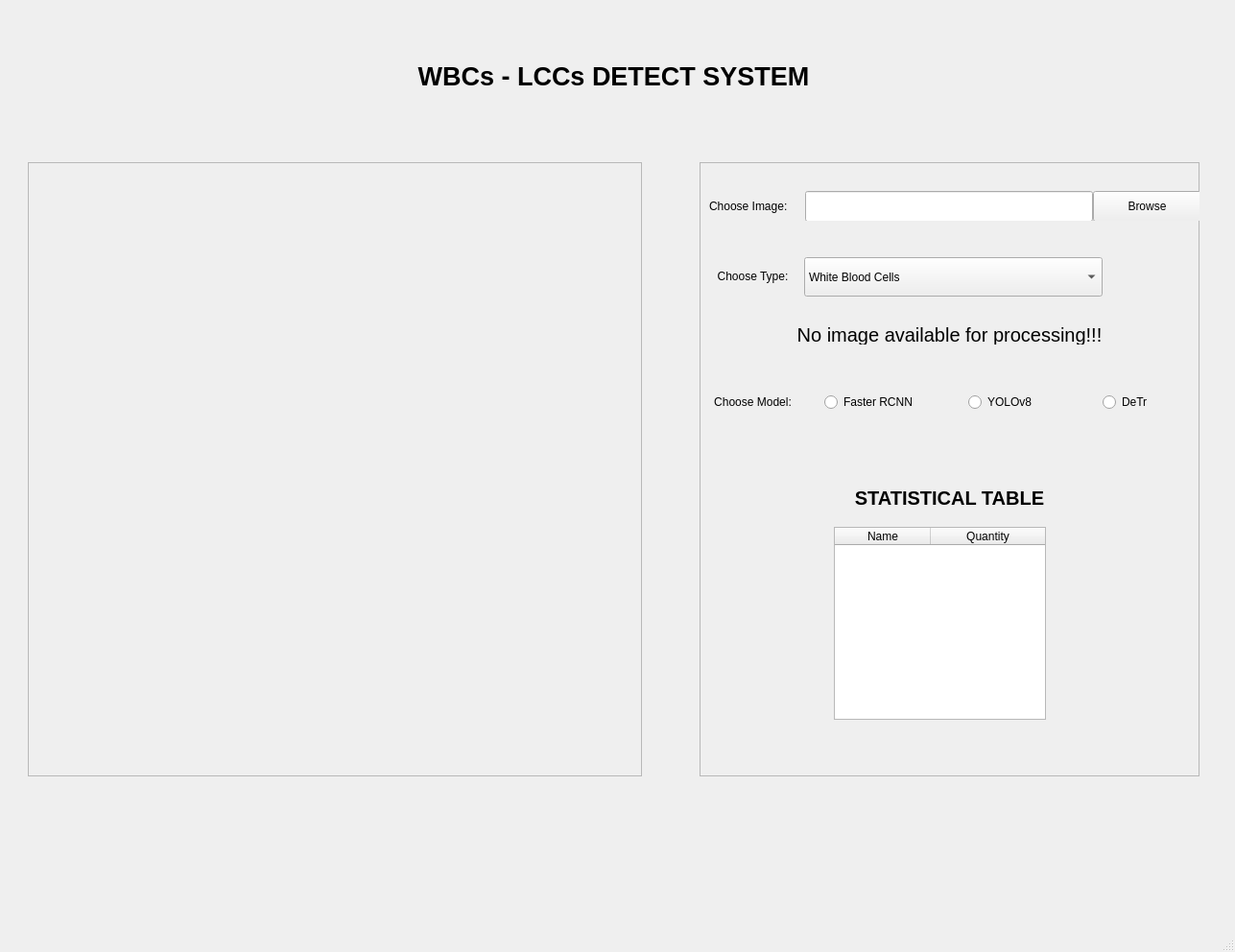
<?xml version="1.0" encoding="UTF-8"?>
<ui version="4.0">
 <class>MainWindow</class>
 <widget class="QMainWindow" name="MainWindow">
  <property name="geometry">
   <rect>
    <x>0</x>
    <y>0</y>
    <width>1287</width>
    <height>992</height>
   </rect>
  </property>
  <property name="windowTitle">
   <string>MainWindow</string>
  </property>
  <widget class="QWidget" name="centralwidget">
   <layout class="QGridLayout" name="gridLayout">
    <item row="0" column="1">
     <widget class="QWidget" name="widget" native="true">
      <property name="enabled">
       <bool>true</bool>
      </property>
      <widget class="QLabel" name="label">
       <property name="geometry">
        <rect>
         <x>-10</x>
         <y>60</y>
         <width>1281</width>
         <height>20</height>
        </rect>
       </property>
       <property name="font">
        <font>
         <pointsize>20</pointsize>
         <weight>75</weight>
         <bold>true</bold>
        </font>
       </property>
       <property name="text">
        <string>WBCs - LCCs DETECT SYSTEM</string>
       </property>
       <property name="alignment">
        <set>Qt::AlignCenter</set>
       </property>
      </widget>
      <widget class="QFrame" name="img_detect">
       <property name="geometry">
        <rect>
         <x>20</x>
         <y>160</y>
         <width>640</width>
         <height>640</height>
        </rect>
       </property>
       <property name="frameShape">
        <enum>QFrame::StyledPanel</enum>
       </property>
       <property name="frameShadow">
        <enum>QFrame::Raised</enum>
       </property>
       <widget class="QLabel" name="img_upload">
        <property name="geometry">
         <rect>
          <x>0</x>
          <y>0</y>
          <width>640</width>
          <height>640</height>
         </rect>
        </property>
        <property name="text">
         <string/>
        </property>
        <property name="alignment">
         <set>Qt::AlignCenter</set>
        </property>
       </widget>
      </widget>
      <widget class="QFrame" name="frame_2">
       <property name="geometry">
        <rect>
         <x>720</x>
         <y>160</y>
         <width>521</width>
         <height>640</height>
        </rect>
       </property>
       <property name="frameShape">
        <enum>QFrame::StyledPanel</enum>
       </property>
       <property name="frameShadow">
        <enum>QFrame::Raised</enum>
       </property>
       <property name="lineWidth">
        <number>1</number>
       </property>
       <widget class="QWidget" name="browse_img_frame" native="true">
        <property name="enabled">
         <bool>true</bool>
        </property>
        <property name="geometry">
         <rect>
          <x>0</x>
          <y>20</y>
          <width>521</width>
          <height>41</height>
         </rect>
        </property>
        <widget class="QLabel" name="label_2">
         <property name="geometry">
          <rect>
           <x>10</x>
           <y>10</y>
           <width>91</width>
           <height>32</height>
          </rect>
         </property>
         <property name="text">
          <string>Choose Image:</string>
         </property>
        </widget>
        <widget class="QPushButton" name="browseBtn">
         <property name="geometry">
          <rect>
           <x>410</x>
           <y>10</y>
           <width>113</width>
           <height>32</height>
          </rect>
         </property>
         <property name="text">
          <string>Browse</string>
         </property>
        </widget>
        <widget class="QLineEdit" name="pathLabel">
         <property name="geometry">
          <rect>
           <x>110</x>
           <y>10</y>
           <width>300</width>
           <height>32</height>
          </rect>
         </property>
        </widget>
       </widget>
       <widget class="QWidget" name="frameChooseModel" native="true">
        <property name="enabled">
         <bool>true</bool>
        </property>
        <property name="geometry">
         <rect>
          <x>10</x>
          <y>230</y>
          <width>501</width>
          <height>41</height>
         </rect>
        </property>
        <widget class="QLabel" name="label_3">
         <property name="geometry">
          <rect>
           <x>0</x>
           <y>10</y>
           <width>91</width>
           <height>20</height>
          </rect>
         </property>
         <property name="text">
          <string>Choose Model:</string>
         </property>
         <property name="alignment">
          <set>Qt::AlignCenter</set>
         </property>
        </widget>
        <widget class="QRadioButton" name="radioBtnFaster">
         <property name="geometry">
          <rect>
           <x>120</x>
           <y>10</y>
           <width>100</width>
           <height>20</height>
          </rect>
         </property>
         <property name="text">
          <string>Faster RCNN</string>
         </property>
        </widget>
        <widget class="QRadioButton" name="radioBtnYolov8">
         <property name="geometry">
          <rect>
           <x>270</x>
           <y>10</y>
           <width>100</width>
           <height>20</height>
          </rect>
         </property>
         <property name="text">
          <string>YOLOv8</string>
         </property>
        </widget>
        <widget class="QRadioButton" name="radioBtnDeTr">
         <property name="geometry">
          <rect>
           <x>410</x>
           <y>10</y>
           <width>100</width>
           <height>20</height>
          </rect>
         </property>
         <property name="text">
          <string>DeTr</string>
         </property>
        </widget>
       </widget>
       <widget class="QLabel" name="statisticalLabel">
        <property name="geometry">
         <rect>
          <x>0</x>
          <y>340</y>
          <width>521</width>
          <height>20</height>
         </rect>
        </property>
        <property name="font">
         <font>
          <pointsize>15</pointsize>
          <weight>75</weight>
          <bold>true</bold>
         </font>
        </property>
        <property name="text">
         <string>STATISTICAL TABLE</string>
        </property>
        <property name="alignment">
         <set>Qt::AlignCenter</set>
        </property>
       </widget>
       <widget class="QLabel" name="img_process_label">
        <property name="geometry">
         <rect>
          <x>0</x>
          <y>170</y>
          <width>521</width>
          <height>20</height>
         </rect>
        </property>
        <property name="font">
         <font>
          <pointsize>15</pointsize>
          <weight>50</weight>
          <bold>false</bold>
         </font>
        </property>
        <property name="text">
         <string>No image available for processing!!!</string>
        </property>
        <property name="alignment">
         <set>Qt::AlignCenter</set>
        </property>
       </widget>
       <widget class="QFrame" name="frame">
        <property name="geometry">
         <rect>
          <x>140</x>
          <y>380</y>
          <width>221</width>
          <height>201</height>
         </rect>
        </property>
        <property name="frameShape">
         <enum>QFrame::StyledPanel</enum>
        </property>
        <property name="frameShadow">
         <enum>QFrame::Raised</enum>
        </property>
        <widget class="QTableWidget" name="statisticalTable">
         <property name="geometry">
          <rect>
           <x>0</x>
           <y>0</y>
           <width>221</width>
           <height>201</height>
          </rect>
         </property>
         <attribute name="horizontalHeaderStretchLastSection">
          <bool>true</bool>
         </attribute>
         <attribute name="verticalHeaderStretchLastSection">
          <bool>true</bool>
         </attribute>
         <column>
          <property name="text">
           <string>Name</string>
          </property>
         </column>
         <column>
          <property name="text">
           <string>Quantity</string>
          </property>
         </column>
        </widget>
       </widget>
       <widget class="QLabel" name="statusProcessLabel">
        <property name="geometry">
         <rect>
          <x>0</x>
          <y>290</y>
          <width>521</width>
          <height>20</height>
         </rect>
        </property>
        <property name="font">
         <font>
          <pointsize>15</pointsize>
          <weight>50</weight>
          <bold>false</bold>
         </font>
        </property>
        <property name="text">
         <string/>
        </property>
        <property name="alignment">
         <set>Qt::AlignCenter</set>
        </property>
       </widget>
       <widget class="QWidget" name="chooseTypeWidget" native="true">
        <property name="geometry">
         <rect>
          <x>10</x>
          <y>99</y>
          <width>501</width>
          <height>41</height>
         </rect>
        </property>
        <widget class="QLabel" name="label_4">
         <property name="geometry">
          <rect>
           <x>0</x>
           <y>10</y>
           <width>91</width>
           <height>20</height>
          </rect>
         </property>
         <property name="text">
          <string>Choose Type:</string>
         </property>
         <property name="alignment">
          <set>Qt::AlignCenter</set>
         </property>
        </widget>
        <widget class="QComboBox" name="chooseTypeCombo">
         <property name="geometry">
          <rect>
           <x>99</x>
           <y>0</y>
           <width>311</width>
           <height>41</height>
          </rect>
         </property>
         <item>
          <property name="text">
           <string>White Blood Cells</string>
          </property>
         </item>
         <item>
          <property name="text">
           <string>Lung Cancer Cells</string>
          </property>
         </item>
        </widget>
       </widget>
      </widget>
     </widget>
    </item>
   </layout>
  </widget>
  <widget class="QMenuBar" name="menubar">
   <property name="geometry">
    <rect>
     <x>0</x>
     <y>0</y>
     <width>1287</width>
     <height>24</height>
    </rect>
   </property>
  </widget>
  <widget class="QStatusBar" name="statusbar"/>
 </widget>
 <resources/>
 <connections/>
</ui>
